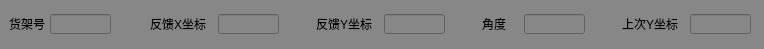
     <widget class="QWidget" name="widget_5" native="true">
      <property name="geometry">
       <rect>
        <x>5</x>
        <y>460</y>
        <width>764</width>
        <height>49</height>
       </rect>
      </property>
      <property name="styleSheet">
       <string notr="true">background-color: rgb(255, 255, 255);
background-color: rgb(135, 135, 135);</string>
      </property>
      <widget class="QLabel" name="label_87">
       <property name="geometry">
        <rect>
         <x>9</x>
         <y>14</y>
         <width>68</width>
         <height>20</height>
        </rect>
       </property>
       <property name="minimumSize">
        <size>
         <width>68</width>
         <height>20</height>
        </size>
       </property>
       <property name="maximumSize">
        <size>
         <width>68</width>
         <height>20</height>
        </size>
       </property>
       <property name="text">
        <string>货架号</string>
       </property>
      </widget>
      <widget class="QLineEdit" name="lineEdit_49">
       <property name="geometry">
        <rect>
         <x>50</x>
         <y>14</y>
         <width>61</width>
         <height>20</height>
        </rect>
       </property>
       <property name="minimumSize">
        <size>
         <width>61</width>
         <height>20</height>
        </size>
       </property>
       <property name="maximumSize">
        <size>
         <width>61</width>
         <height>20</height>
        </size>
       </property>
      </widget>
      <widget class="QLineEdit" name="lineEdit_50">
       <property name="geometry">
        <rect>
         <x>218</x>
         <y>14</y>
         <width>61</width>
         <height>20</height>
        </rect>
       </property>
       <property name="minimumSize">
        <size>
         <width>61</width>
         <height>20</height>
        </size>
       </property>
       <property name="maximumSize">
        <size>
         <width>61</width>
         <height>20</height>
        </size>
       </property>
      </widget>
      <widget class="QLabel" name="label_88">
       <property name="geometry">
        <rect>
         <x>150</x>
         <y>14</y>
         <width>68</width>
         <height>20</height>
        </rect>
       </property>
       <property name="minimumSize">
        <size>
         <width>68</width>
         <height>20</height>
        </size>
       </property>
       <property name="maximumSize">
        <size>
         <width>68</width>
         <height>20</height>
        </size>
       </property>
       <property name="text">
        <string>反馈X坐标</string>
       </property>
      </widget>
      <widget class="QLineEdit" name="lineEdit_51">
       <property name="geometry">
        <rect>
         <x>384</x>
         <y>14</y>
         <width>61</width>
         <height>20</height>
        </rect>
       </property>
       <property name="minimumSize">
        <size>
         <width>61</width>
         <height>20</height>
        </size>
       </property>
       <property name="maximumSize">
        <size>
         <width>61</width>
         <height>20</height>
        </size>
       </property>
      </widget>
      <widget class="QLabel" name="label_89">
       <property name="geometry">
        <rect>
         <x>316</x>
         <y>14</y>
         <width>68</width>
         <height>20</height>
        </rect>
       </property>
       <property name="minimumSize">
        <size>
         <width>68</width>
         <height>20</height>
        </size>
       </property>
       <property name="maximumSize">
        <size>
         <width>68</width>
         <height>20</height>
        </size>
       </property>
       <property name="text">
        <string>反馈Y坐标</string>
       </property>
      </widget>
      <widget class="QLabel" name="label_90">
       <property name="geometry">
        <rect>
         <x>482</x>
         <y>14</y>
         <width>68</width>
         <height>20</height>
        </rect>
       </property>
       <property name="minimumSize">
        <size>
         <width>68</width>
         <height>20</height>
        </size>
       </property>
       <property name="maximumSize">
        <size>
         <width>68</width>
         <height>20</height>
        </size>
       </property>
       <property name="text">
        <string>角度</string>
       </property>
      </widget>
      <widget class="QLineEdit" name="lineEdit_52">
       <property name="geometry">
        <rect>
         <x>524</x>
         <y>14</y>
         <width>61</width>
         <height>20</height>
        </rect>
       </property>
       <property name="minimumSize">
        <size>
         <width>61</width>
         <height>20</height>
        </size>
       </property>
       <property name="maximumSize">
        <size>
         <width>61</width>
         <height>20</height>
        </size>
       </property>
      </widget>
      <widget class="QLineEdit" name="lineEdit_53">
       <property name="geometry">
        <rect>
         <x>690</x>
         <y>14</y>
         <width>61</width>
         <height>20</height>
        </rect>
       </property>
       <property name="minimumSize">
        <size>
         <width>61</width>
         <height>20</height>
        </size>
       </property>
       <property name="maximumSize">
        <size>
         <width>61</width>
         <height>20</height>
        </size>
       </property>
      </widget>
      <widget class="QLabel" name="label_91">
       <property name="geometry">
        <rect>
         <x>622</x>
         <y>14</y>
         <width>68</width>
         <height>20</height>
        </rect>
       </property>
       <property name="minimumSize">
        <size>
         <width>68</width>
         <height>20</height>
        </size>
       </property>
       <property name="maximumSize">
        <size>
         <width>68</width>
         <height>20</height>
        </size>
       </property>
       <property name="text">
        <string>上次Y坐标</string>
       </property>
      </widget>
     </widget>
